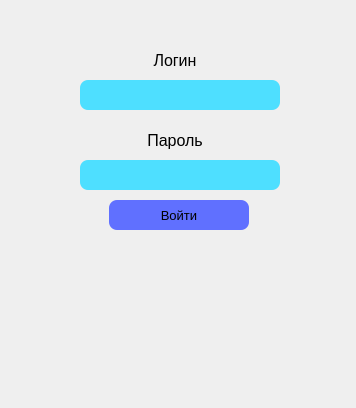
<?xml version="1.0" encoding="UTF-8"?>
<ui version="4.0">
 <class>Dialog</class>
 <widget class="QDialog" name="Dialog">
  <property name="enabled">
   <bool>true</bool>
  </property>
  <property name="geometry">
   <rect>
    <x>0</x>
    <y>0</y>
    <width>356</width>
    <height>408</height>
   </rect>
  </property>
  <property name="sizePolicy">
   <sizepolicy hsizetype="Fixed" vsizetype="Fixed">
    <horstretch>50</horstretch>
    <verstretch>50</verstretch>
   </sizepolicy>
  </property>
  <property name="windowTitle">
   <string>Авторизация</string>
  </property>
  <property name="layoutDirection">
   <enum>Qt::LeftToRight</enum>
  </property>
  <property name="autoFillBackground">
   <bool>false</bool>
  </property>
  <property name="styleSheet">
   <string notr="true"/>
  </property>
  <property name="modal">
   <bool>false</bool>
  </property>
  <widget class="QLabel" name="label">
   <property name="geometry">
    <rect>
     <x>100</x>
     <y>50</y>
     <width>150</width>
     <height>20</height>
    </rect>
   </property>
   <property name="sizePolicy">
    <sizepolicy hsizetype="Preferred" vsizetype="Fixed">
     <horstretch>0</horstretch>
     <verstretch>0</verstretch>
    </sizepolicy>
   </property>
   <property name="font">
    <font>
     <pointsize>12</pointsize>
    </font>
   </property>
   <property name="text">
    <string>Логин</string>
   </property>
   <property name="scaledContents">
    <bool>false</bool>
   </property>
   <property name="alignment">
    <set>Qt::AlignCenter</set>
   </property>
  </widget>
  <widget class="QLineEdit" name="lineEdit_2">
   <property name="geometry">
    <rect>
     <x>80</x>
     <y>80</y>
     <width>200</width>
     <height>30</height>
    </rect>
   </property>
   <property name="sizePolicy">
    <sizepolicy hsizetype="Minimum" vsizetype="Fixed">
     <horstretch>0</horstretch>
     <verstretch>0</verstretch>
    </sizepolicy>
   </property>
   <property name="baseSize">
    <size>
     <width>100</width>
     <height>50</height>
    </size>
   </property>
   <property name="layoutDirection">
    <enum>Qt::LeftToRight</enum>
   </property>
   <property name="styleSheet">
    <string notr="true">background-color: rgb(78, 223, 255);
border-radius: 8px;</string>
   </property>
   <property name="alignment">
    <set>Qt::AlignCenter</set>
   </property>
  </widget>
  <widget class="QLabel" name="label_2">
   <property name="geometry">
    <rect>
     <x>100</x>
     <y>130</y>
     <width>150</width>
     <height>20</height>
    </rect>
   </property>
   <property name="sizePolicy">
    <sizepolicy hsizetype="Preferred" vsizetype="Fixed">
     <horstretch>0</horstretch>
     <verstretch>0</verstretch>
    </sizepolicy>
   </property>
   <property name="font">
    <font>
     <pointsize>12</pointsize>
     <italic>false</italic>
     <underline>false</underline>
     <strikeout>false</strikeout>
     <kerning>true</kerning>
    </font>
   </property>
   <property name="text">
    <string>Пароль</string>
   </property>
   <property name="alignment">
    <set>Qt::AlignCenter</set>
   </property>
  </widget>
  <widget class="QLineEdit" name="lineEdit_3">
   <property name="geometry">
    <rect>
     <x>80</x>
     <y>160</y>
     <width>200</width>
     <height>30</height>
    </rect>
   </property>
   <property name="baseSize">
    <size>
     <width>100</width>
     <height>50</height>
    </size>
   </property>
   <property name="styleSheet">
    <string notr="true">background-color: rgb(78, 223, 255);
border-radius: 8px;</string>
   </property>
   <property name="inputMask">
    <string/>
   </property>
   <property name="echoMode">
    <enum>QLineEdit::Password</enum>
   </property>
   <property name="alignment">
    <set>Qt::AlignCenter</set>
   </property>
  </widget>
  <widget class="QPushButton" name="pushButton_2">
   <property name="geometry">
    <rect>
     <x>109</x>
     <y>200</y>
     <width>140</width>
     <height>30</height>
    </rect>
   </property>
   <property name="sizePolicy">
    <sizepolicy hsizetype="Expanding" vsizetype="Fixed">
     <horstretch>0</horstretch>
     <verstretch>0</verstretch>
    </sizepolicy>
   </property>
   <property name="palette">
    <palette>
     <active>
      <colorrole role="Button">
       <brush brushstyle="SolidPattern">
        <color alpha="255">
         <red>96</red>
         <green>112</green>
         <blue>255</blue>
        </color>
       </brush>
      </colorrole>
      <colorrole role="Base">
       <brush brushstyle="SolidPattern">
        <color alpha="255">
         <red>96</red>
         <green>112</green>
         <blue>255</blue>
        </color>
       </brush>
      </colorrole>
      <colorrole role="Window">
       <brush brushstyle="SolidPattern">
        <color alpha="255">
         <red>96</red>
         <green>112</green>
         <blue>255</blue>
        </color>
       </brush>
      </colorrole>
     </active>
     <inactive>
      <colorrole role="Button">
       <brush brushstyle="SolidPattern">
        <color alpha="255">
         <red>96</red>
         <green>112</green>
         <blue>255</blue>
        </color>
       </brush>
      </colorrole>
      <colorrole role="Base">
       <brush brushstyle="SolidPattern">
        <color alpha="255">
         <red>96</red>
         <green>112</green>
         <blue>255</blue>
        </color>
       </brush>
      </colorrole>
      <colorrole role="Window">
       <brush brushstyle="SolidPattern">
        <color alpha="255">
         <red>96</red>
         <green>112</green>
         <blue>255</blue>
        </color>
       </brush>
      </colorrole>
     </inactive>
     <disabled>
      <colorrole role="Button">
       <brush brushstyle="SolidPattern">
        <color alpha="255">
         <red>96</red>
         <green>112</green>
         <blue>255</blue>
        </color>
       </brush>
      </colorrole>
      <colorrole role="Base">
       <brush brushstyle="SolidPattern">
        <color alpha="255">
         <red>96</red>
         <green>112</green>
         <blue>255</blue>
        </color>
       </brush>
      </colorrole>
      <colorrole role="Window">
       <brush brushstyle="SolidPattern">
        <color alpha="255">
         <red>96</red>
         <green>112</green>
         <blue>255</blue>
        </color>
       </brush>
      </colorrole>
     </disabled>
    </palette>
   </property>
   <property name="font">
    <font>
     <pointsize>10</pointsize>
    </font>
   </property>
   <property name="mouseTracking">
    <bool>false</bool>
   </property>
   <property name="styleSheet">
    <string notr="true">background-color: rgb(96, 112, 255);
border-radius: 8px;</string>
   </property>
   <property name="text">
    <string>Войти</string>
   </property>
   <property name="default">
    <bool>false</bool>
   </property>
   <property name="flat">
    <bool>false</bool>
   </property>
  </widget>
  <widget class="QLabel" name="label_3">
   <property name="geometry">
    <rect>
     <x>50</x>
     <y>250</y>
     <width>250</width>
     <height>20</height>
    </rect>
   </property>
   <property name="sizePolicy">
    <sizepolicy hsizetype="Fixed" vsizetype="Fixed">
     <horstretch>0</horstretch>
     <verstretch>0</verstretch>
    </sizepolicy>
   </property>
   <property name="font">
    <font>
     <pointsize>10</pointsize>
    </font>
   </property>
   <property name="text">
    <string/>
   </property>
   <property name="alignment">
    <set>Qt::AlignCenter</set>
   </property>
  </widget>
 </widget>
 <resources/>
 <connections/>
</ui>
